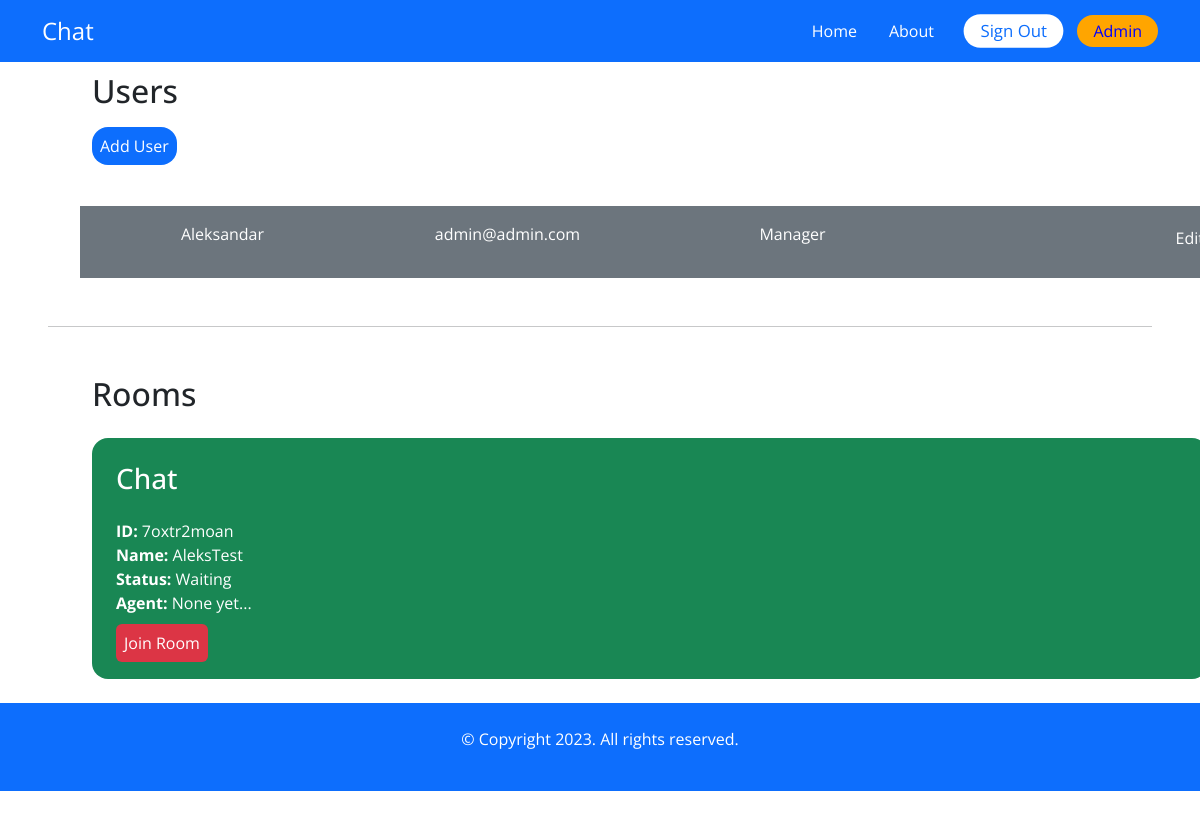
/chat-admin/ (signed in), run on an earlier commit of the app's database.
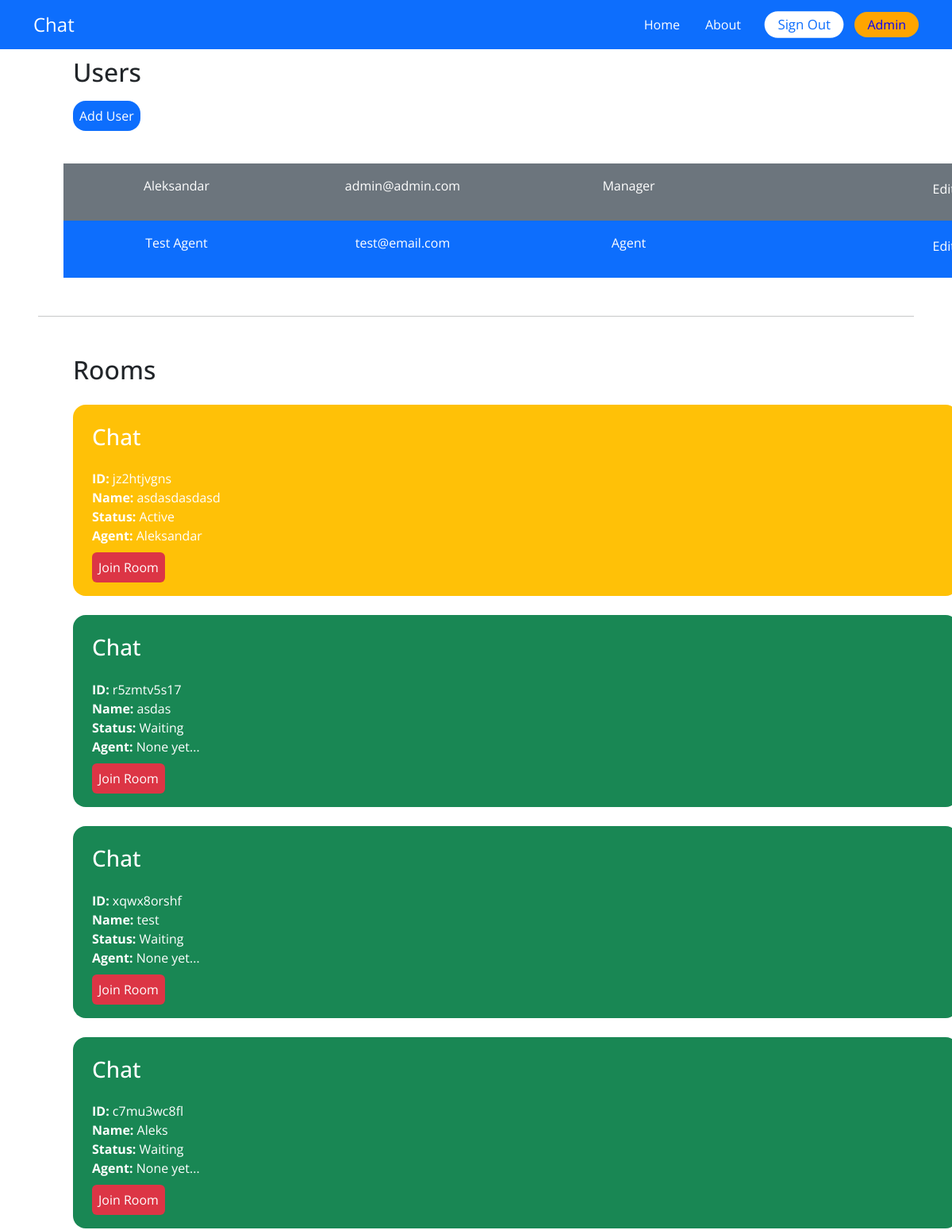
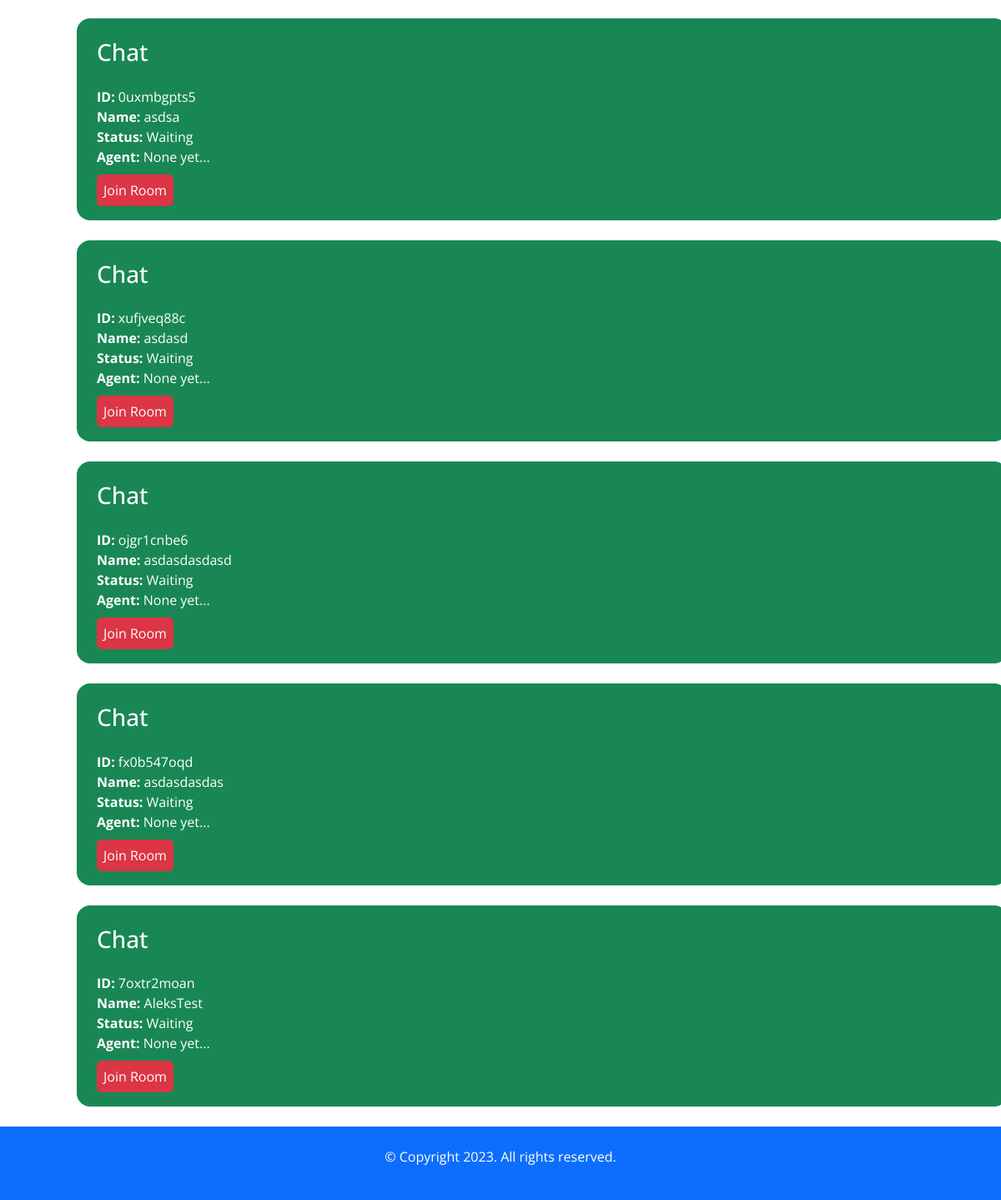
And on a later commit of the database (2 pictures, top to bottom).
### account/models.py (models this page shows)
class User(AbstractBaseUser, PermissionsMixin):
    AGENT = 'agent'
    MANAGER = 'manager'
    ROLES_CHOICES = (
        (AGENT, 'Agent'),
        (MANAGER, 'Manager'),
    )
    id = models.UUIDField(primary_key=True, default=uuid.uuid4, editable=False)
    email = models.EmailField(unique=True)
    name = models.CharField(max_length=255, blank=True, default='')
    role = models.CharField(max_length=20, choices=ROLES_CHOICES, default=AGENT)
    is_active = models.BooleanField(default=True)
    is_superuser = models.BooleanField(default=False)
    is_staff = models.BooleanField(default=False)
    date_joined = models.DateTimeField(default=timezone.now)
    last_login = models.DateTimeField(blank=True, null=True)
    objects = CustomUserManager()
    USERNAME_FIELD = 'email'
    EMAIL_FIELD = 'email'
    REQUIRED_FIELDS = ['name']

### chat/models.py (models this page shows, shortened)
class Room(models.Model):
    WAITING = 'waiting'
    ACTIVE = 'active'
    CLOSED = 'closed'
    CHOICES_STATUS = (
        (WAITING, 'Waiting'),
        (ACTIVE, 'Active'),
        (CLOSED, 'Closed'),
    )
    room_id = models.CharField(max_length=255)
    client = models.CharField(max_length=255)
    agent = models.ForeignKey(User, related_name='rooms', blank=True, null=True, on_delete=models.SET_NULL)
    messages = models.ManyToManyField(Message, blank=True)
    url = models.CharField(max_length=255, blank=True, null=True)
    status = models.CharField(max_length=7, choices=CHOICES_STATUS, default=WAITING)
    created_at = models.DateTimeField(auto_now_add=True)
    class Meta:
        ordering = ('-created_at',)

### chat/views.py (the view)
# urls.py: path('chat-admin/', views.admin, name='admin'),
@login_required
def admin(request):
    rooms = Room.objects.all()
    users = User.objects.filter(is_staff=True)
    context = {
        'rooms': rooms,
        'users': users,
    }
    return render(request, 'chat/admin.html', context=context)

### chat/templates/chat/admin.html
{% extends 'core/base.html' %}
{% block content %}
<h1>Chat Admin</h1>
{% if perms.user.add_user %}
    <div class="container ml-auto chat-admin">
        <h2 class="mb-4">Users</h2>
        <a href="#" class="p-2 rounded-4 bg-primary text-white" style="margin-top: 200px !important;">Add User</a>
        <div class="mt-5">
            {% for user in users %}
            <div class="row rounded-">
                <div class="col text-white  px-3 {% cycle 'bg-secondary' 'bg-primary' %}">
                    <p class="py-3 d-flex justify-content-center">{{ user.name }}</p>
                </div>
                <div class="col text-white  px-3 {% cycle 'bg-secondary' 'bg-primary' %}">
                    <p class="py-3 d-flex justify-content-center">{{ user.email }}</p>
                </div>
                <div class="col text-white  px-3 {% cycle 'bg-secondary' 'bg-primary' %}">
                    <p class="py-3 d-flex justify-content-center">{{ user.get_role_display }}</p>
                </div>
                <div class="col text-white  px-3 {% cycle 'bg-secondary' 'bg-primary' %}">
                    <p class="text-white d-flex justify-content-end"><a href="#" class="text-white">Edit</a></p>
                </div>
            </div>
            {% endfor %}
        </div>
    </div>
{% endif %}
<hr class="m-5">
<div class="container ml-auto chat-admin">
    <div class="mt-5">
        <h2 class="mb-4">Rooms</h2>
        {% include 'chat/partials/room_list.html' %}
    </div>
</div>
{% endblock %}

### chat/templates/chat/partials/room_list.html
{% for room in rooms %}
        <div class="p-4 rounded-4 text-white mb-4
        {% if room.status == 'waiting' %}bg-success
        {% elif room.status == 'active' %}bg-warning
        {% else %}bg-secondary
        {% endif %}">
            <h3 class="mb-4 text-lg">Chat</h3>
            <p>
                <b>ID: </b> {{room.room_id}} <br>
                <b>Name: </b> {{room.client}} <br>
                <b>Status: </b> {{room.get_status_display}} <br>
                <b>Agent: </b> {% firstof room.agent.name 'None yet...'%} <br>
            </p>
            <a href="{% url 'chat:room' room.room_id %}" class="mt-4 rounded-2 bg-danger p-2 text-white">Join Room</a>
        </div>
        {% endfor %}

What changed in the data, as far as the page shows it:
added User: name "Test Agent", email "test@email.com", role "Agent"
added Room: room_id "jz2htjvgns", client "asdasdasdasd", status "Active", agent.name "Aleksandar"
added Room: room_id "r5zmtv5s17", client "asdas", status "Waiting", agent "None yet..."
added Room: room_id "xqwx8orshf", client "test", status "Waiting", agent "None yet..."
added Room: room_id "c7mu3wc8fl", client "Aleks", status "Waiting", agent "None yet..."
added Room: room_id "0uxmbgpts5", client "asdsa", status "Waiting", agent "None yet..."
added Room: room_id "xufjveq88c", client "asdasd", status "Waiting", agent "None yet..."
added Room: room_id "ojgr1cnbe6", client "asdasdasdasd", status "Waiting", agent "None yet..."
added Room: room_id "fx0b547oqd", client "asdasdasdas", status "Waiting", agent "None yet..."
